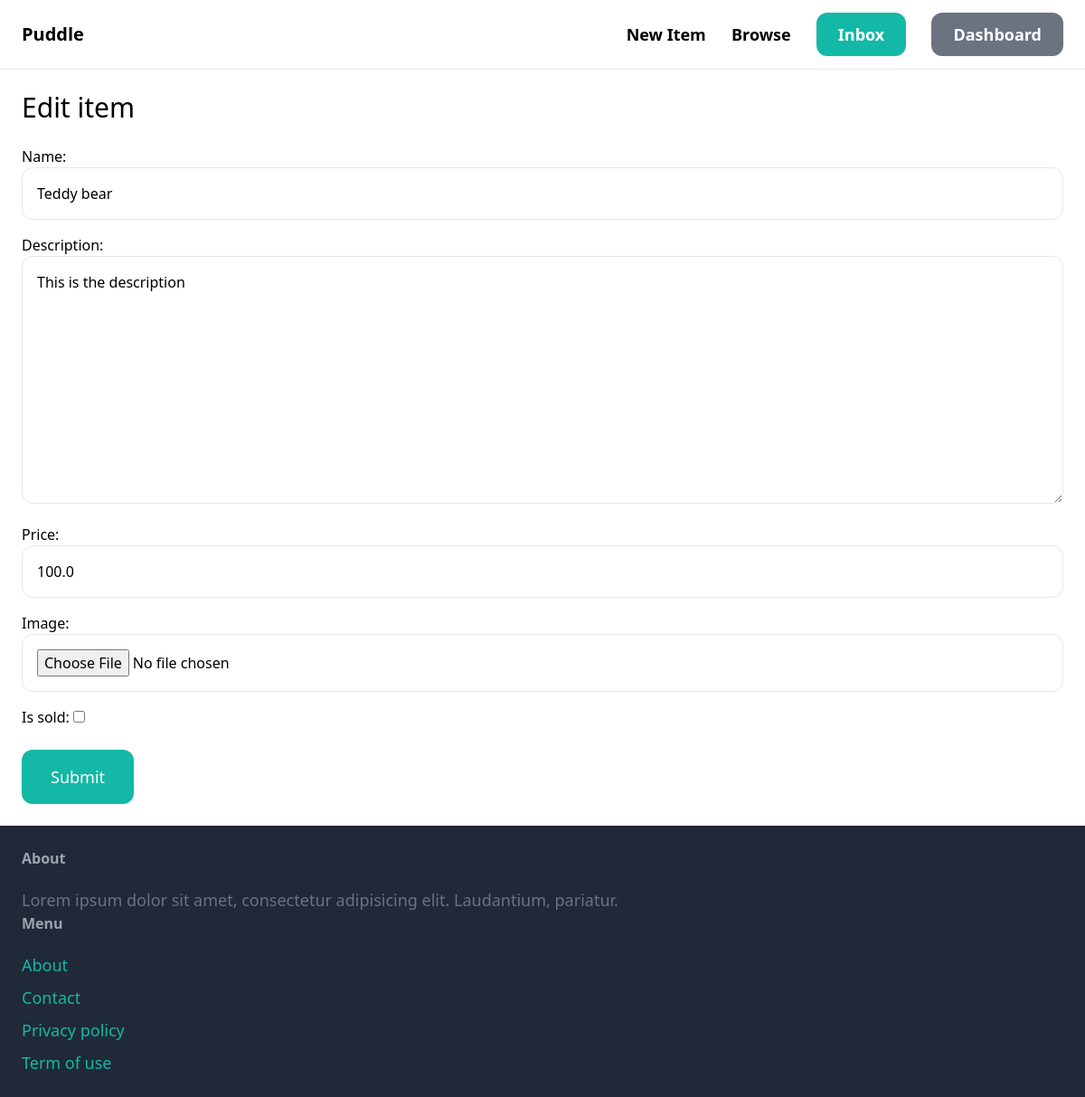
The page /items/1/edit/ (signed in) on the database its author committed.
### item/models.py (models this page shows, shortened)
class Item(models.Model):
    category = models.ForeignKey(Category, related_name='items', on_delete=models.CASCADE)
    name = models.CharField(max_length=255)
    description = models.TextField(blank=True, null=True)
    price = models.FloatField()
    image = models.ImageField(upload_to='item_images', blank=True, null=True)
    is_sold = models.BooleanField(default=False)
    created_by = models.ForeignKey(User, related_name='items', on_delete=models.CASCADE)
    created_at = models.DateTimeField(auto_now_add=True)

### item/views.py (the view)
# urls.py: path('<int:pk>/edit/', views.edit, name='edit'),
@login_required
def edit(request, pk):
    item = get_object_or_404(Item, pk=pk, created_by=request.user)
    if request.method == 'POST':
        form = EditItemForm(request.POST, request.FILES, instance=item)
        if form.is_valid():
            item.save()
        return redirect('item:detail', pk=item.id)
    else:
        form = EditItemForm(instance=item)
    return render(request, 'item/form.html', {
        'form': form,
        'title': 'Edit item',
    })

### item/forms.py
class EditItemForm(forms.ModelForm):
    class Meta:
        model = Item
        fields = ('name', 'description', 'price', 'image', 'is_sold')
        widgets = {
            'name': forms.TextInput(attrs={
                'class': INPUT_CLASSES}),
            'description': forms.Textarea(attrs={
                'class': INPUT_CLASSES}),
            'price': forms.TextInput(attrs={
                'class': INPUT_CLASSES}),
            'image': forms.FileInput(attrs={
                'class': INPUT_CLASSES}),
        }

### item/templates/item/form.html (shortened to what this page needs)
{% extends 'core/base.html' %}
{% block content %}
  <h1 class="mb-6 text-3xl">{{ title }}</h1>
  <form method="post" action="." enctype="multipart/form-data">
    <div class="space-y-4">
      {{ form.as_p }}
    </div>
    <button class="mt-6 py-4 px-8 text-lg bg-teal-500 hover:bg-teal-700 rounded-xl text-white">Submit</button>
  </form>
{% endblock %}

### rows shown on the page
Item: name "Teddy bear", description "This is the description", price "100.0"

### other values the page prints
{{ title }} "Edit item"
